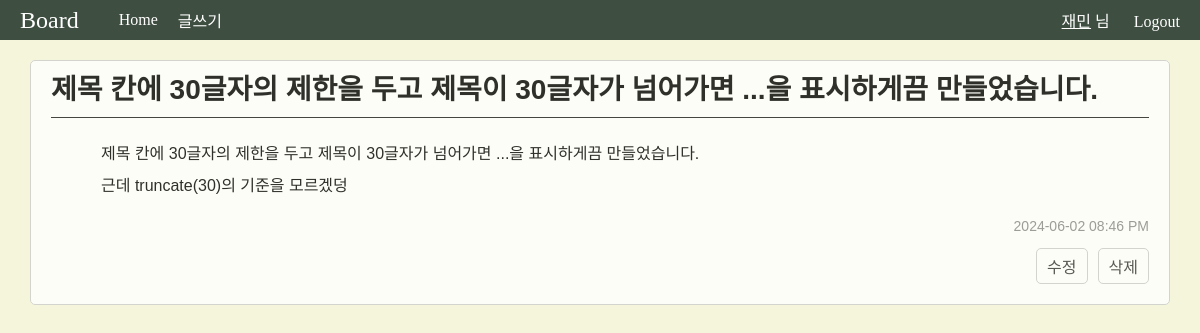
Page /blog/post/detail/10 (signed in) on the committed database.
### apps/blog/models.py (models this page shows, shortened)
class User(db.Model, UserMixin):
    __tablename__ = "users"
    id = db.Column(db.Integer, primary_key=True)
    nickname = db.Column(db.String, unique=True, index=True)
    email = db.Column(db.String, unique=True, index=True)
    password_hash = db.Column(db.String)
    created_at = db.Column(db.DateTime, default=datetime.now)
    @property
    def password(self):
        raise AttributeError("읽어들일 수 없음")

class Post(db.Model):
    __tablename__ = "posts"
    id = db.Column(db.Integer, primary_key=True)
    title = db.Column(db.String, index=True)
    content = db.Column(db.String, index=True)
    created_at = db.Column(db.DateTime, default=datetime.now)
    updated_at = db.Column(db.DateTime, default=datetime.now, onupdate=datetime.now)

### apps/blog/views.py (the view)
@blog.route('/post/detail/<post_id>')
def detail(post_id):
    post = Post.query.get(post_id)
    post.content = post.content.replace('\n', '<br>')
    return render_template('blog/detail_post.html', post=post)

### apps/blog/models.py (called while the page is built)
@login_manager.user_loader
def load_user(user_id):
    return User.query.get(user_id)

### apps/blog/templates/blog/detail_post.html
{% extends 'blog/layout.html' %}
{% block content %}
<link rel="stylesheet" href="{{ url_for('blog.static', filename='post.css') }}">
<div class="post">
    <div class="post-title">
        <h1>{{ post.title }}</h1>
        <hr>
    </div>
    <div class="post-content">
        <p id="post-content">
            {% autoescape false %}
            {{ post.content }}
            {% endautoescape %}
        </p>
        {% if post.updated_at == post.created_at %}
            <p class="post-date">{{ post.created_at.strftime("%Y-%m-%d %I:%M %p") }}</p>
        {% else %}
            <p class="post-date">{{ post.updated_at.strftime("%Y-%m-%d %I:%M %p") }}</p>
        {% endif %}
        <div class="post-buttons">
            <a href="{{ url_for('blog.edit_post', post_id=post.id) }}" class="edit-button">수정</a>
            <a href="{{ url_for('blog.delete_post', post_id=post.id) }}" class="delete-button"
            onclick="return confirm('게시물을 삭제하시겠습니까?')">삭제</a>
        </div>
</div>
{% endblock %}

### apps/blog/templates/blog/layout.html (shortened to what this page needs)
<!DOCTYPE html>
<html lang="ko">
<head>
    <link rel="stylesheet" href="{{ url_for('blog.static', filename='layout.css') }}">
</head>
<body>
    <div class="top-bar">
        <div class="title">
            <span>Board</span>
        </div>
        <div class="home">
            <a href="{{ url_for('blog.post') }}">Home</a>
        </div>
        <div class="write">
        <a href="{{ url_for('blog.create_post') }}">글쓰기</a>
        </div>
        <div class="login">
            <a>
            {% if current_user.is_authenticated %}
            <a id="nick" href="{{ url_for('auth.edit_user', user_id=current_user.id) }}">{{ current_user.nickname }}</a> 님
                <span><a href="{{ url_for('auth.logout') }}">Logout</a></span>
            {% else %}
                <span><a href="{{ url_for('auth.login') }}">Login</a></span>
            {% endif %}
            </a>
        </div>
    </div>
        {% block content %}{% endblock %}
    </div>
</body>
</html>

### apps/blog/static/layout.css (style rules this page uses)
html { height: 100vh; background-color:#f5f5dc; }
body { margin: auto; padding: auto; }
a { text-decoration: none; color: inherit; }
.top-bar { height: 40px; display: flex; justify-content: space-between; align-items: center; background-color: #3e4e40; color: white; margin-bottom: 20px; }
.title { font-size: 24px; margin-right: 20px; padding-left: 20px; }
.write { margin-right: auto; }
.login { margin-right: 20px; }
a { text-decoration: none; color: inherit; margin-left: 20px; }
#nick { text-decoration: underline; color: inherit; }

### apps/blog/static/post.css (style rules this page uses)
.post { background-color: rgb(255, 255, 255); opacity: 0.8; margin-bottom: 20px; border: 1px solid #ccc; border-radius: 5px; margin-left: 30px; margin-right: 30px; padding-bottom: 0px; }
.post-title { margin-left: 20px; margin-right: 20px; margin-bottom: 10px; }
.post-title h1 { padding-top: 6px; margin: 0; font-size: 28px; font-family: 'Orbit-Regular', sans-serif; }
.post-content { margin: 20px; font-size: 16px; }
#post-content { padding-left: 50px; padding-right: 50px; line-height: 2; font-family: 'Orbit-Regular', sans-serif; }
.post-date { font-size: 14px; color: #888; text-align: right; font-family: 'Orbit-Regular', sans-serif; }
hr { margin-top: 10px; margin-bottom: 10px; border: 0; border-top: 1px solid #1b1b1b; }
.post-buttons { display: flex; justify-content: flex-end; margin-top: 10px; }
.edit-button, .delete-button { margin-left: 10px; padding: 5px 10px; border: 1px solid #ccc; border-radius: 5px; text-decoration: none; color: #333; }

### rows in the picture
User: nickname "재민"
Post: title "제목 칸에 30글자의 제한을 두고 제목이 30글자가 넘어가면 ...을 표시하게끔 만들었습니다.", content "제목 칸에 30글자의 제한을 두고 제목이 30글자가 넘어가면 ...을 표시하게끔 만들었습니다. 근데 truncate(30)의 기준을 모르겠덩", updated_at "2024-06-02 08:46 PM"
